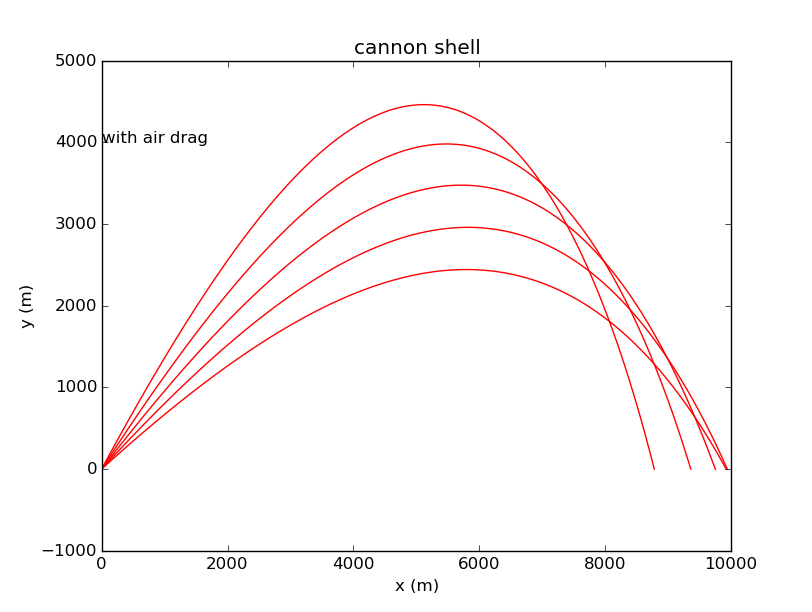

This figure's Python source:
import math as ma
import matplotlib.pyplot as plt
g=9.8
B=0.0001
print'the number of the pair of parameter'
a=input()
print'input dt'
dt=input()
def cannonshell(v,theta):
	print"a new pair of parameter"
	print"input the initial velocity (m)"
	v=input()
	print"input the initial angle    "
	theta=input()
	vy=[]
	vx=[]
	vy.append(v*ma.sin(ma.radians(theta)))
	vx.append(v*ma.cos(ma.radians(theta)))
	x=[]
	y=[]
	x.append(0)
	y.append(0.000001)
	for i in range(500000):
		if y[-1]>=0:
			fvy=vy[i]-g*dt-B*ma.sqrt(vx[i]**2+vy[i]**2)*vy[i]*dt
			vy.append(fvy)
			fvx=vx[i]-B*ma.sqrt(vx[i]**2+vy[i]**2)*vx[i]*dt
			vx.append(fvx)
			fx=x[i]+vx[i]*dt
			x.append(fx)
			fy=y[i]+vy[i]*dt
			y.append(fy)
		else: 
			break
	print 'the range of the cannon is',x[-1],'m'
	print"                       "
	plt.plot(x,y,'r-',linewidth=1)
	plt.xlabel('x (m)')
	plt.ylabel('y (m)')
	plt.title('cannon shell')
for i in range (a):
	cannonshell('v','theta')
plt.text(0,4000,'with air drag')
plt.show()
